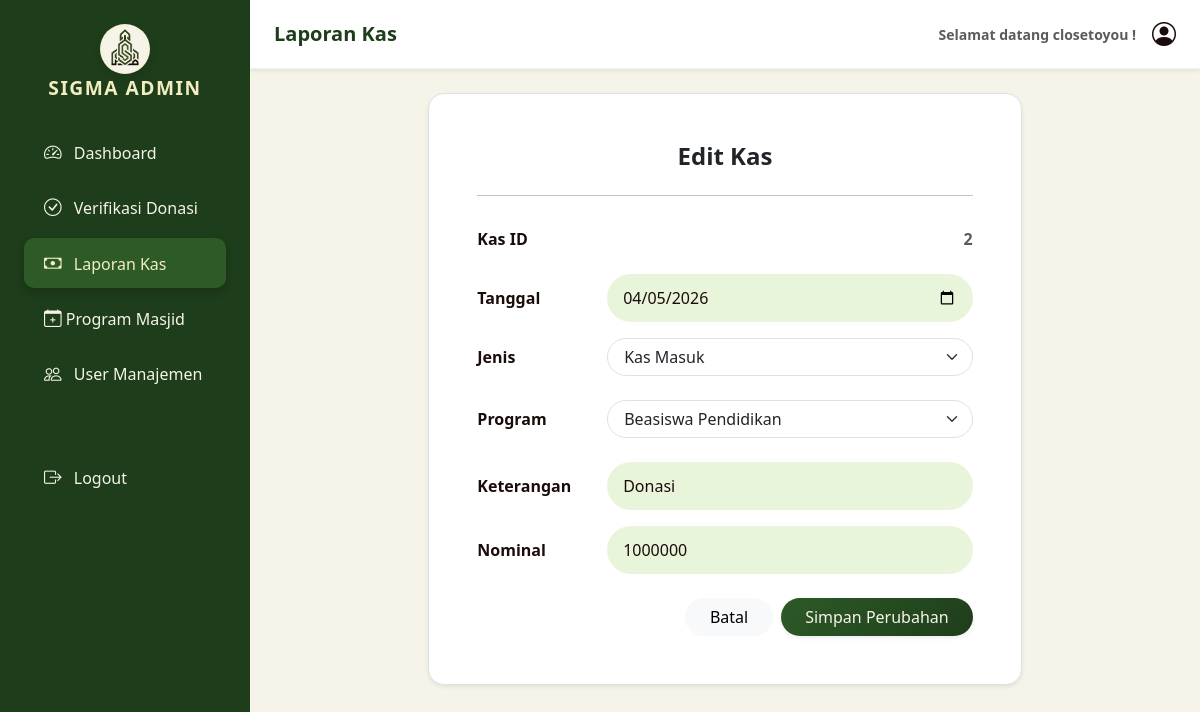
/kas.php?aksi=editKas&id=2 (signed in), run on the app's committed database.
### tables this page shows
CREATE TABLE `user` (
  `userID` int(11) NOT NULL,
  `username` varchar(100) NOT NULL,
  `password` varchar(100) NOT NULL,
  `email` varchar(225) NOT NULL,
  `role` enum('administrator','bendahara') NOT NULL,
  `status` enum('nonaktif','aktif') NOT NULL DEFAULT 'nonaktif'
);

CREATE TABLE `kas` (
  `kasID` int(11) NOT NULL,
  `programID` int(11) NOT NULL,
  `donasiID` int(11) DEFAULT NULL,
  `tanggal` date NOT NULL,
  `jenis` enum('Kas Masuk','Kas Keluar') NOT NULL,
  `nominal` bigint(20) NOT NULL,
  `keterangan` varchar(100) DEFAULT NULL
);

CREATE TABLE `program` (
  `programID` int(11) NOT NULL,
  `nama` varchar(100) NOT NULL,
  `gambar` varchar(225) DEFAULT NULL,
  `target` bigint(20) NOT NULL,
  `status` enum('aktif','nonaktif') NOT NULL DEFAULT 'nonaktif'
);

### kas.php (the view, shortened to what this page needs)
<?php
include "koneksi.php";
$queryUser = mysqli_query($connect, "SELECT username from user where userID = '{$_SESSION['userID']}'");
$user = mysqli_fetch_assoc($queryUser);
$username = $user['username'];
$queryProgram = mysqli_query($connect, "SELECT * from program where status = 'aktif'");
?>
<!DOCTYPE html>
<html lang="en">
<head>
    <link href="https://cdn.jsdelivr.net/npm/bootstrap@5.3.8/dist/css/bootstrap.min.css" rel="stylesheet"
>
    <link rel="stylesheet" href="https://cdn.jsdelivr.net/npm/bootstrap-icons@1.11.3/font/bootstrap-icons.min.css">
    <link rel="stylesheet" href="style.css">
</head>
<body>
    <div class="dash-body d-flex" id="wrapper">
        <div class="sidebar" style="background-color: var(--hijau-tua); min-width: 250px; min-height: 100vh;">
            <div class="sidebar-heading text-center py-4 text-white">
                <div class="logo">
                    <img src="asset/SIGMA.png" height="40" class="mb-2"><br>
                </div>
                <b style="color: var(--cream);">SIGMA ADMIN</b>
            </div>
            <div class="list-group list-group-flush px-3">
                <nav class="list-group list-group-flush px-2">
                    <a href="dashboard.php" class="list-group-item list-group-item-action"><i
                            class="bi bi-speedometer2 me-2"></i>
                        Dashboard</a>
                    <a href="verifikasi.php" class="list-group-item list-group-item-action"><i
                            class="bi bi-check-circle me-2"></i>
                        Verifikasi Donasi</a>
                    <a href="kas.php" class="list-group-item list-group-item-action active-menu"><i
                            class="bi bi-cash me-2"></i>
                        Laporan Kas</a>
                    <a href="program.php" class="list-group-item list-group-item-action"><i
                            class="bi bi-calendar-plus"></i>
                        Program Masjid</a>
                    <a href="user.php" class="list-group-item list-group-item-action"><i class="bi bi-people me-2"></i>
                        User
                        Manajemen</a>
                    <a href="logout.php" class="list-group-item list-group-item-action mt-5 text-danger"><i
                            class="bi bi-box-arrow-right me-2"></i> Logout</a>
                </nav>
            </div>
        </div>
        <div id="page-content-wrapper" class="w-100" style="background-color: var(--putih);">
            <nav class="navbar navbar-expand-lg navbar-light bg-white py-3 px-4 shadow-sm">
                <h5 class="fw-bold m-0">Laporan Kas</h5>
                <div class="ms-auto d-flex align-items-center">
                    <span class="me-3 small text-muted">Selamat datang <?= $username ?> !</span>
                    <i class="bi bi-person-circle fs-4"></i>
                </div>
            </nav>
            <?php if (isset($_GET['aksi']) && $_GET['aksi'] == 'editKas'):
                $id = $_GET['id'];
                $query = mysqli_query($connect, "SELECT * from kas where kasID = '$id' ");
                $data = mysqli_fetch_array($query); ?>
                <div class="container p-4">
                    <div class="row justify-content-center">
                        <div class="col-md-8">
                            <div class="bg-white p-5 rounded-4 shadow-sm border">
                                <div class="mb-4 text-center">
                                    <h4 class="fw-bold text-dark">Edit Kas</h4>
                                </div>
                                <hr class="mb-4 opacity-10">
                                <form action="kas.php?aksi=simpanEdit&id=<?= $data['kasID'] ?>" method="POST">
                                    <div class="mb-3 row align-items-center">
                                        <label for="kasID" class="col-sm-3 col-form-label fw-semibold">Kas ID</label>
                                        <div class="col-sm-9 text-end">
                                            <input type="text" readonly class="form-control-plaintext text-muted fw-bold"
                                                id="kasID" value="<?= $data['kasID'] ?>" style="text-align: right;">
                                        </div>
                                    </div>
                                    <div class="mb-3 row align-items-center">
                                        <label for="inputTanggal"
                                            class="col-sm-3 col-form-label fw-semibold">Tanggal</label>
                                        <div class="col-sm-9">
                                            <input type="date" class="form-control rounded-pill px-3" name="tanggal"
                                                id="inputTanggal" value="<?= $data['tanggal'] ?>">
                                        </div>
                                    </div>
                                    <div class="mb-4 row align-items-center">
                                        <label for="validationJenis"
                                            class="col-sm-3 col-form-label fw-semibold">Jenis</label>
                                        <div class="col-sm-9">
                                            <select class="form-select rounded-pill px-3" name="jenis" id="validationJenis"
                                                required>
                                                <option value="Kas Masuk" <?= ($data['jenis'] == 'Kas Masuk') ? 'selected' : ''; ?>>Kas Masuk</option>
                                            </select>
                                        </div>
                                    </div>
                                    <div class="mb-4 row align-items-center">
                                        <label for="validationProgram"
                                            class="col-sm-3 col-form-label fw-semibold">Program</label>
                                        <div class="col-sm-9">
                                            <select class="form-select rounded-pill px-3" name="program"
                                                id="validationProgram" required>
                                                <?php while ($program = mysqli_fetch_assoc($queryProgram)): ?>
                                                    <option value="<?= $program['programID'] ?>"
                                                        <?= ($program['programID'] == $data['programID']) ? 'selected' : ''; ?>>
                                                        <?= $program['nama'] ?>
                                                    </option>
                                                <?php endwhile; ?>
                                            </select>
                                        </div>
                                    </div>
                                    <div class="mb-3 row align-items-center">
                                        <label for="inputKet" class="col-sm-3 col-form-label fw-semibold">Keterangan</label>
                                        <div class="col-sm-9">
                                            <input type="text" class="form-control rounded-pill px-3" name="keterangan"
                                                id="inputKet" value="<?= $data['keterangan'] ?>">
                                        </div>
                                    </div>
                                    <div class="mb-3 row align-items-center">
                                        <label for="inputNominal"
                                            class="col-sm-3 col-form-label fw-semibold">Nominal</label>
                                        <div class="col-sm-9">
                                            <div class="input-group">
                                                <input type="number" class="form-control rounded-pill px-3" name="nominal"
                                                    id="inputNominal" value="<?= $data['nominal'] ?>">
                                            </div>
                                        </div>
                                    </div>
                                    <div class="d-flex justify-content-end gap-2 mt-4">
                                        <a href="kas.php"><button type="button"
                                                class="btn btn-light rounded-pill px-4">Batal</button></a>
                                        <button type="submit" class="btn btn-success rounded-pill px-4 shadow-sm">Simpan
                                            Perubahan</button>
                                    </div>
                                </form>
                            </div>
                        </div>
                    </div>
                </div>
            <?php endif; ?>
        </div>
    </div>
</body>
</html>

### style.css (style rules this page uses)
:root { --coklat: #1B0C0C; --hijau-muda: #2d5a27; --hijau-tua: #1e3d1a; --cream: #F2EDC2; --sage: #E9F5DB; --putih: #F6F4E8; --h1-size: 32px; --h2-size: 24px; --h3-size: 18px; --h4-size: 16px; --h5-size: 14px; }
body { margin: 0; padding: 0; }
.navbar { background-color: var(--sage); }
span { font-family: 'Segoe UI', sans-serif; color: var(--hijau-tua); font-size: var(--h2-size); font-weight: 900; }
.btn-success { background: linear-gradient(135deg, var(--hijau-muda), var(--hijau-tua)); color: var(--putih); text-align: center; }
.form-control { background-color: var(--sage) !important; border: none; border-radius: 12px; padding: 12px 15px; color: var(--coklat); }
.dash-body { background-color: var(--putih); color: var(--coklat); overflow-x: hidden; }
.sidebar { background-color: var(--hijau-tua) !important; box-shadow: 4px 0 10px rgba(0, 0, 0, 0.1); transition: all 0.3s; }
.sidebar-heading b { letter-spacing: 1.5px; font-size: 1.2rem; }
.list-group-item { border: none !important; padding: 12px 20px !important; margin-bottom: 5px; border-radius: 10px !important; background-color: transparent !important; color: var(--putih) !important; font-weight: 500; transition: 0.3s; }
.list-group-item i { font-size: 1.1rem; }
.active-menu { background-color: var(--hijau-muda) !important; color: var(--cream) !important; box-shadow: 0 4px 8px rgba(0, 0, 0, 0.2); }
.btn-success { background-color: var(--hijau-muda) !important; border: none; transition: 0.3s; }
.navbar { border-bottom: 1px solid rgba(0, 0, 0, 0.05); }
.navbar h5 { color: var(--hijau-tua); }
.logo { background-color: var(--putih); margin-left: auto; margin-right: auto; width: 50px; height: 50px; border-radius: 50%; border: 3px solid rgba(242, 237, 194, 0.3); box-shadow: 0 4px 10px rgba(0, 0, 0, 0.1); }

### data on the page
user: username "closetoyou"
kas: kasID "2", tanggal "04/05/2026", jenis "Kas Masuk", program "Beasiswa Pendidikan", keterangan "Donasi", nominal "1000000"
